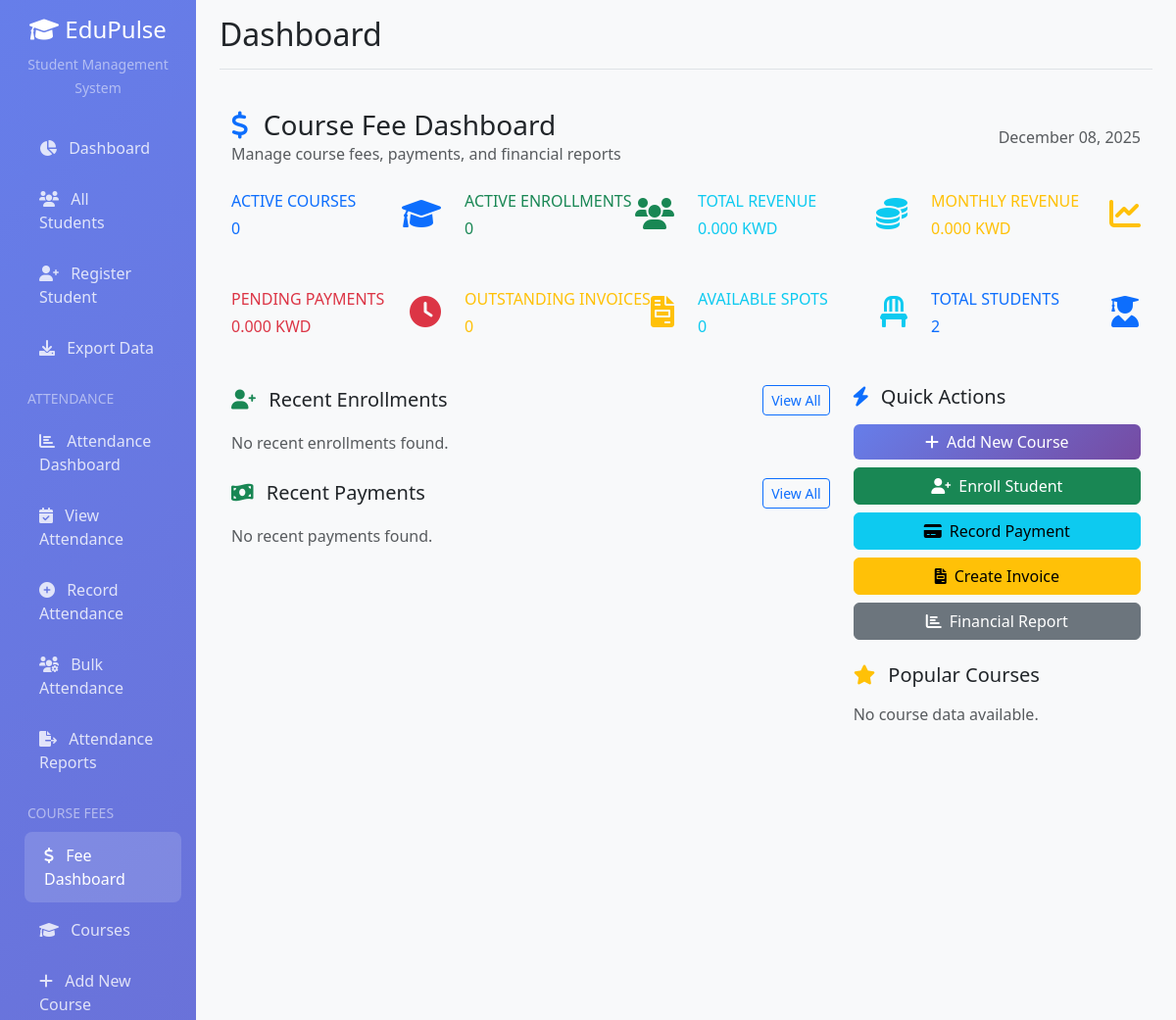
The app's page /coursefee/ (signed in, upper part), older data.
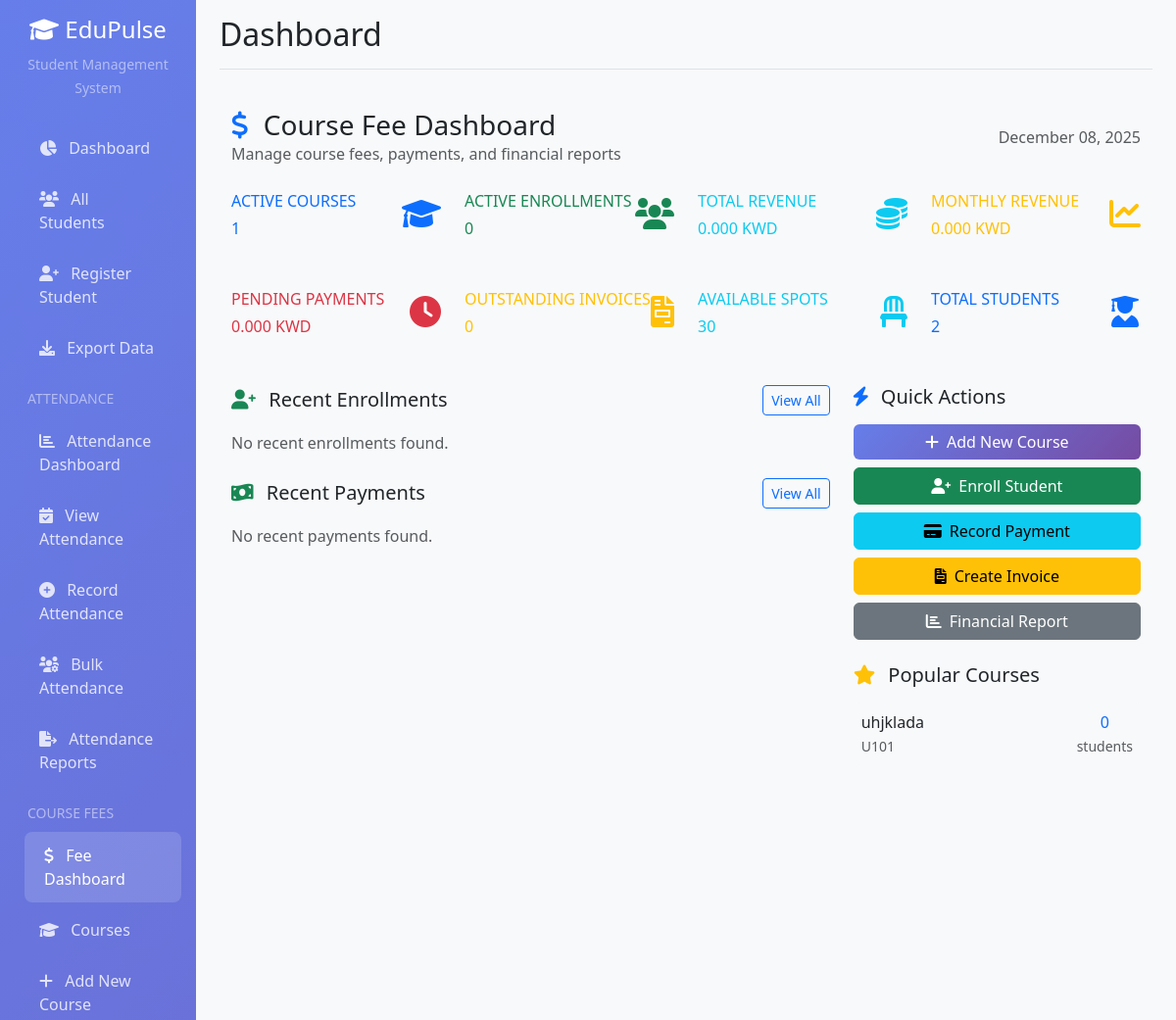
The same page, newer data.
### xcoursefee/models.py (models this page shows, shortened)
class Course(models.Model):
    COURSE_TYPE_CHOICES = [
        ('regular', 'Regular Course'),
        ('intensive', 'Intensive Course'),
        ('summer', 'Summer Course'),
        ('workshop', 'Workshop'),
        ('tutorial', 'Tutorial'),
    ]
    DURATION_UNIT_CHOICES = [
        ('months', 'Months'),
        ('weeks', 'Weeks'),
        ('days', 'Days'),
        ('hours', 'Hours'),
    ]
    STATUS_CHOICES = [
        ('active', 'Active'),
        ('inactive', 'Inactive'),
        ('coming_soon', 'Coming Soon'),
    ]
    name = models.CharField(max_length=200, verbose_name="Course Name")
    description = models.TextField(blank=True, verbose_name="Description")
    course_code = models.CharField(max_length=20, unique=True, verbose_name="Course Code")
    course_type = models.CharField(max_length=20, choices=COURSE_TYPE_CHOICES, default='regular')
    duration = models.PositiveIntegerField(verbose_name="Duration")
    duration_unit = models.CharField(max_length=10, choices=DURATION_UNIT_CHOICES, default='months')
    start_date = models.DateField(null=True, blank=True, verbose_name="Start Date")
    end_date = models.DateField(null=True, blank=True, verbose_name="End Date")
    max_students = models.PositiveIntegerField(default=30, verbose_name="Maximum Students")
    min_age = models.PositiveIntegerField(null=True, blank=True, verbose_name="Minimum Age")
    max_age = models.PositiveIntegerField(null=True, blank=True, verbose_name="Maximum Age")
    prerequisites = models.TextField(blank=True, verbose_name="Prerequisites")
    status = models.CharField(max_length=20, choices=STATUS_CHOICES, default='active')
    instructor_name = models.CharField(max_length=100, blank=True, verbose_name="Instructor")
    created_at = models.DateTimeField(auto_now_add=True)
    updated_at = models.DateTimeField(auto_now=True)
    class Meta:
        ordering = ['name']
        verbose_name = 'Course'
        verbose_name_plural = 'Courses'
    def get_current_enrollments(self):
        return self.enrollments.filter(status='active').count()
    def get_available_spots(self):
        return self.max_students - self.get_current_enrollments()

### xcoursefee/views.py (the view)
# urls.py: path('', views.coursefee_dashboard, name='coursefee_dashboard'),
@login_required
def coursefee_dashboard(request):
    today = date.today()
    current_month = today.replace(day=1)
    stats = {
        'total_courses': Course.objects.filter(status='active').count(),
        'total_enrollments': StudentEnrollment.objects.filter(status='active').count(),
        'total_students': NewStudent.objects.filter(status='active').count(),
        'available_spots': sum([course.get_available_spots() for course in Course.objects.filter(status='active')]),
    }
    financial_stats = {
        'total_revenue': Payment.objects.filter(status='completed').aggregate(
            total=Sum('amount'))['total'] or Decimal('0.000'),
        'monthly_revenue': Payment.objects.filter(
            status='completed',
            payment_date__gte=current_month
        ).aggregate(total=Sum('amount'))['total'] or Decimal('0.000'),
        'pending_payments': Payment.objects.filter(status='pending').aggregate(
            total=Sum('amount'))['total'] or Decimal('0.000'),
        'outstanding_invoices': Invoice.objects.filter(status='sent').count(),
    }
    recent_enrollments = StudentEnrollment.objects.select_related(
        'student', 'course'
    ).order_by('-created_at')[:5]
    recent_payments = Payment.objects.select_related(
        'enrollment__student', 'enrollment__course'
    ).filter(status='completed').order_by('-payment_date')[:5]
    popular_courses = Course.objects.annotate(
        enrollment_count=Count('enrollments')
    ).filter(status='active').order_by('-enrollment_count')[:5]
    payment_methods = Payment.objects.filter(status='completed').values(
        'payment_method'
    ).annotate(count=Count('id'), total=Sum('amount')).order_by('-total')
    overdue_invoices = Invoice.objects.filter(
        status='sent',
        due_date__lt=today
    ).select_related('enrollment__student', 'enrollment__course')[:5]
    context = {
        'stats': stats,
        'financial_stats': financial_stats,
        'recent_enrollments': recent_enrollments,
        'recent_payments': recent_payments,
        'popular_courses': popular_courses,
        'payment_methods': payment_methods,
        'overdue_invoices': overdue_invoices,
        'today': today,
    }
    return render(request, 'xcoursefee/dashboard.html', context)

### xcoursefee/templates/xcoursefee/dashboard.html (shortened to what the changed rows need)
{% extends 'xstudent/base.html' %}
{% load static %}
{% block content %}
<div class="container-fluid py-4">
    <div class="row mb-4">
        <div class="col-12">
            <div class="d-flex justify-content-between align-items-center">
                <div>
                    <h1 class="h3 mb-0 text-gray-800">
                        <i class="fas fa-dollar-sign text-primary me-2"></i>
                        Course Fee Dashboard
                    </h1>
                </div>
            </div>
        </div>
    </div>
    <div class="row mb-4">
        <div class="col-xl-3 col-md-6 mb-4">
            <div class="stat-card primary">
                <div class="d-flex align-items-center">
                    <div class="flex-grow-1">
                        <div class="text-xs font-weight-bold text-primary text-uppercase mb-1">
                            Active Courses
                        </div>
                        <div class="stat-number text-primary">{{ stats.total_courses }}</div>
                    </div>
                </div>
            </div>
        </div>
    </div>
    <div class="row mb-4">
        <div class="col-xl-3 col-md-6 mb-4">
            <div class="stat-card info">
                <div class="d-flex align-items-center">
                    <div class="flex-grow-1">
                        <div class="text-xs font-weight-bold text-info text-uppercase mb-1">
                            Available Spots
                        </div>
                        <div class="stat-number text-info">{{ stats.available_spots }}</div>
                    </div>
                </div>
            </div>
        </div>
    </div>
    <div class="row">
        <div class="col-lg-4">
            <div class="recent-activity mb-4">
                <h5 class="mb-3">
                    <i class="fas fa-star text-warning me-2"></i>
                    Popular Courses
                </h5>
                {% if popular_courses %}
                    {% for course in popular_courses %}
                    <div class="d-flex justify-content-between align-items-center mb-2 p-2 bg-light rounded">
                        <div>
                            <div class="font-weight-bold">{{ course.name }}</div>
                            <small class="text-muted">{{ course.course_code }}</small>
                        </div>
                        <div class="text-center">
                            <div class="font-weight-bold text-primary">{{ course.enrollment_count }}</div>
                            <small class="text-muted">students</small>
                        </div>
                    </div>
                    {% endfor %}
                {% else %}
                    <p class="text-muted">No course data available.</p>
                {% endif %}
            </div>
        </div>
    </div>
</div>
{% endblock %}

Row changes from the older to the newer data that the page shows:
added Course: name "uhjklada", course_code "U101", enrollment_count "0"
Text that changed along with them:
{{ stats.total_courses }}: "0" → "1"
{{ stats.available_spots }}: "0" → "30"
text no longer shown: "No course data available."
